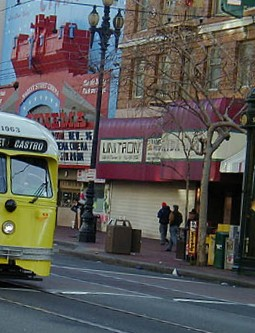
%> input picture assignments/4/right.jpg, 255 x 333 px
$ octave run_stitch.m   (GNU Octave 9; MATLAB toolbox functions it lacks are replaced by stand-ins)
%> lines starting %> are read from the running program, lines starting %| are printed output that depends on the picture
### assignments/4/stitch.m
function [original, stitched] = stitch(right_img, left_img, plotKeypoints)
%> called with right_img = 'right.jpg', left_img = 'left.jpg', plotKeypoints = 1
% Command to run vlfeat
run vlfeat-0.9.21/toolbox/vl_setup
%> (this line was passed over: vl_setup is not available in this run)

% Read the images
% keypoint_matching takes care of transforming image to grayscale
right_img_color = imread(right_img);
%> right_img_color is the input picture: size 333x255x3 uint8; mean R, G, B 90.6, 89.1, 87.1
left_img_color = imread(left_img);
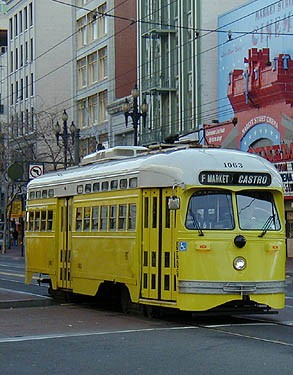
%> input picture assignments/4/left.jpg, 293 x 375 px
%> left_img_color is the input picture: size 375x293x3 uint8; mean R, G, B 104.9, 110.5, 97.6

% return original with padding
[left_img_padded, right_img_padded ] = calcPadding(left_img_color, right_img_color);
original = [left_img_padded right_img_padded];

% get matchings
% keypoint finder INCLUDED IN RANSAC SCRIPT
% best transformation
% N = 50, P = 10,
if (plotKeypoints == 1)
    % use the padded images instead, otherwise there will be an error
    [~, ~] = RANSAC(50, 10, left_img_padded,right_img_padded, 0);
end
% this one returns the best m, t values
[m, t] = RANSAC(50, 10, right_img_color, left_img_color, 0);

% this may seem counterintuitive, but imread has the y values
% in the first position, x values in the second
% i.e. the right_image is 255px wide, 333px high
% the right_img_color matrix = [333, 255, 3]
% keep this convention in line 33
for x_pixel = 1:size(right_img_color,2)
    for y_pixel = 1:size(right_img_color,1)
        % calculate transformation using nearest neighbor
        % which is simply rounding coordinates (from hint in 1)
        transformation = round(m*[x_pixel; y_pixel] +t);
        if (transformation(1) > 0 && transformation(2) > 0)
            img_right_trans(transformation(2),transformation(1), :) = right_img_color(y_pixel, x_pixel, :);
        end
    end
end

% this is basically step 2, but we do not use the cornermethod
% this image might be out of bounds
% let's pad them to the left img
[trans_img_padded, left_img_padded ] = calcPadding(img_right_trans, left_img_color);

% figure()
% imshow([left_img_padded,trans_img_padded])

% since we have padded the images, they are equal in size
% so we can use a binary operator like maximum to select pixels
% with values. This way the trans_img_padded values > 0
% will be chosen where those of left_img_padded == 0
stitched = max(trans_img_padded, left_img_padded);

end

function [padded_1, padded_2] = calcPadding(img_1, img_2)
% pad horizontal and vertical with 0s
% help padarray (first dimension is vertical, second horizontal)
pad_1 = [max(size(img_1,1)-size(img_2,1),0) max(size(img_1,2)-size(img_2,2),0)];
%> pad_1 = [42 38]
pad_2 = [max(size(img_2,1)-size(img_1,1),0) max(size(img_2,2)-size(img_1,1),0)];
%> pad_2 = [0 0]
padded_1 = padarray(img_1, pad_2,'post');
padded_2 = padarray(img_2, pad_1,'post');
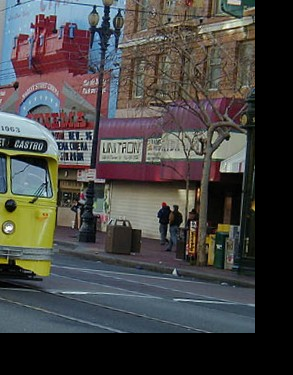
%> padded_2: size 375x293x3 uint8; mean R, G, B 70, 68.9, 67.3
%> in stitch, `original = [left_img_padded right_img_padded];`:
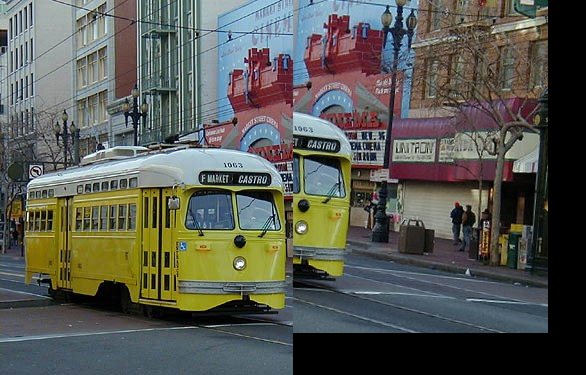
%> original: size 375x586x3 uint8; mean R, G, B 87.5, 89.7, 82.5
% 1 1 1 => equal sizes
% size(padded_1) == size(padded_2)
end

### assignments/4/keypoint_matching.m
function [matches, scores, f_I, f_J, d_I, d_J] = keypoint_matching(I, J)
% keypoint_matching:
%   Takes two image pairs I and J as input,
%   and return the keypoint matchings between the two images.

% Convert image in the appropriate format
% Grayscale -- incase that they are not
[~, ~, c] = size(I);
%> c = 3
if c ~= 1
    I = rgb2gray(I);
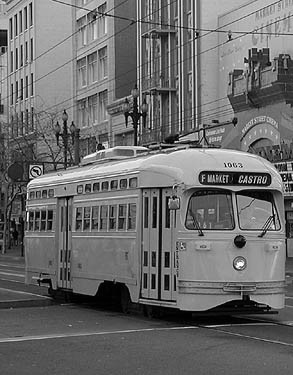
%> I: size 375x293 uint8; min 0, max 255, mean 107.3
end

[~, ~, c] = size(J);
if c ~= 1
    J = rgb2gray(J);
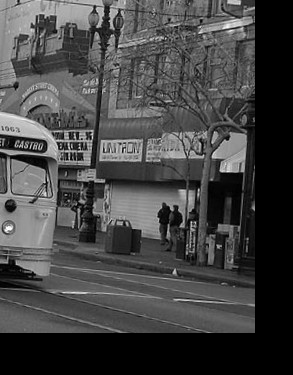
%> J: size 375x293 uint8; min 0, max 255, mean 69
end

% Single
I = single(I);
%> I: size 375x293 single
J = single(J);
%> J: size 375x293 single

% Find similar regions in two images
%> the run ends on the next line
[f_I, d_I] = vl_sift(I);
[f_J, d_J] = vl_sift(J);

% vl_ubcmatch: a basic matching algorithm
[matches, scores] = vl_ubcmatch(d_I, d_J);

end

### assignments/4/RANSAC.m
function [best_m, best_t, matches, f_image1, f_image2] = RANSAC(N, P, image1, image2, visualize_connection)
%   RANSAC
%     N: Repeat N times
%     P: Pick P matches at random from the total set of matches T
    max_inliers_count = -1;
    best_m = zeros(2, 2);
    best_t = zeros(2, 1);
    [matches, ~, f_image1, f_image2, ~, ~] = keypoint_matching(image1, image2);

    for i = 1:N
        % Get the matching points

        % We will take a subset P of matches and scores
        % Generate P random numbers - indexes
        [~, columns] = size(matches);
        r = randi([1 columns],1, P);

        % Get the subset using this indexes
        A = zeros(2*P,6);
        b = zeros(2*P,1);

        % Get a random match and with sub_f_I and sub_f_J get the coordinates
        % of image I and J of this match
        for j = 1:P

            % Get the indexes
            sub_matches = matches(:, r(j));

            % Get (x, y) of I of this match point
            sub_f_image1 = f_image1((1:2), sub_matches(1));

            % Get (x', y') of J of this match point
            sub_f_image2 = f_image2((1:2), sub_matches(2));

            % Calculate matrix A and b
            current_A = [ sub_f_image1(1), sub_f_image1(2), 0, 0, 1, 0;
                0, 0, sub_f_image1(1), sub_f_image1(2), 0, 1;];

            current_b = [sub_f_image2(1); sub_f_image2(2) ];

            A = cat(1, A, current_A);
            b = cat(1, b, current_b);
        end

        % Solve the equation using pseudo-inverse
        % where x is the transformation of every point
        x = pinv(A) * b;

        % Transform the locations of all T points in image1
        % Constract m and t matrixs
        m = [x(1), x(2); x(3), x(4)];
        t = [x(5); x(6)];

        % 3) Plot on the figure of the two images
        if visualize_connection
            figure;
            hold off;
            imshow(cat(2, image1, image2));
            hold on;
        end

        current_inliers_count = 0;

        for j=1:length(matches)
            new_xy = m * f_image1(1:2, matches(1, j)) + t;

            if visualize_connection
                random_color = abs(rand(1,3));

                xa = f_image1(1, matches(1, j));
                xb = new_xy(1) + size(image1, 2);
                ya = f_image1(2, matches(1, j));
                yb = new_xy(2);

                l = line([xa ; xb], [ya ; yb]);
                set(l,'linewidth', 1.5, 'color', random_color);
            end

            image2_point = f_image2(1:2, matches(2, j));

            % check if the distance between the points is
            % less than inlier_radius
            distance_between_points = pdist([new_xy(1) new_xy(2); image2_point(1) image2_point(2)]);
            if distance_between_points <= 10
               current_inliers_count = current_inliers_count + 1;
            end
        end

        if max_inliers_count < current_inliers_count
            % fprintf('found new best!');
            max_inliers_count = current_inliers_count;
            best_m = m;
            best_t = t;
        end
    end

%% Create transformed image

    new_image1 = transform_image(image1, best_m, best_t);

%% Display transformation

    figure, subplot(1,3,1), imshow(image2), title('left image');
    subplot(1,3,2), imshow(new_image1), title('transformed image');
    subplot(1,3,3), imshow(image1), title('right image');

%% Compare with MATLAB built-in function
    M_inv = best_m .* (- ones(length(best_m)) + 2 * eye(length(best_m)));
    tf_inv = maketform('affine', [M_inv ; best_t']);
    t_image_m = imtransform(image1, tf_inv, 'nearest');

    % Compare with MATLAB
    figure, subplot(1,2,1), imshow(new_image1), title('our transformation', 'FontSize', 16)
    subplot(1,2,2),imshow(t_image_m), title('MATLAB transformation', 'FontSize', 16)
end

### assignments/4/run_stitch.m
% plot keypoints is 1 -> shows keypoints
% done inside RANSAC because otherwise
% there would be too many parameters passing around through all the functions
[original, stitched ] = stitch('right.jpg', 'left.jpg', 1);
